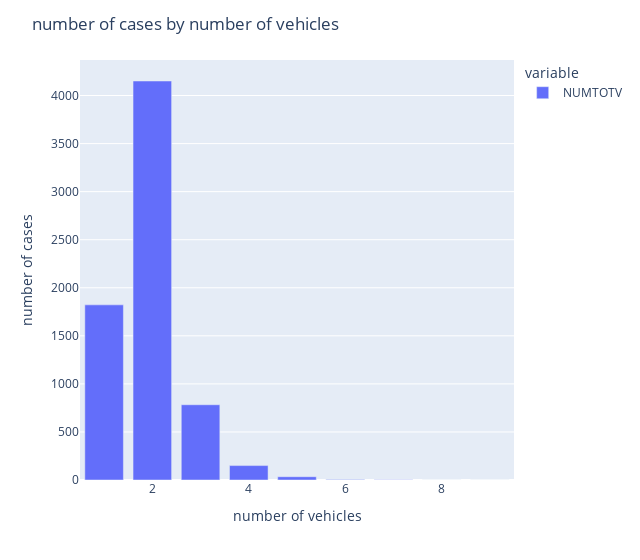

Notebook source saved alongside this figure:
### Markdown cell above
The column `SCASEID` is a unique case identifier.

The columns `SUMMARY_EN` and `SUMMARY_GE` are strings representing the verbal descriptions of the accident
in English and German, respectively.

`NUMTOTV` is the number of vehicles involved in the case. Let's have a look at the distribution of this feature:

### Code cell
fig = px.bar(df["NUMTOTV"].value_counts().sort_index(), width=640)
fig.update_layout(title="number of cases by number of vehicles", xaxis_title="number of vehicles",
                  yaxis_title="number of cases")
fig.show(config={"toImageButtonOptions": {"format": 'svg', "filename": "num_vehicles"}})
# fig.write_image("12 - NLP Using Transformers/figs/num_vehicles.svg")

### Figure 1 — Plotly figure (JSON) as saved in the notebook; plotly's stock layout.template omitted (floating-point values rounded to 4 significant figures)
{"data": [{"alignmentgroup": "True", "hovertemplate": "variable=NUMTOTV<br>index=%{x}<br>value=%{y}<extra></extra>", "legendgroup": "NUMTOTV", "marker": {"color": "#636efa", "pattern": {"shape": ""}}, "name": "NUMTOTV", "offsetgroup": "NUMTOTV", "orientation": "v", "showlegend": true, "textposition": "auto", "type": "bar", "x": [1, 2, 3, 4, 5, 6, 7, 8, 9], "xaxis": "x", "y": [1822, 4151, 783, 150, 34, 5, 2, 1, 1], "yaxis": "y"}], "layout": {"barmode": "relative", "legend": {"title": {"text": "variable"}, "tracegroupgap": 0}, "margin": {"t": 60}, "title": {"text": "number of cases by number of vehicles"}, "width": 640, "xaxis": {"anchor": "y", "domain": [0, 1], "title": {"text": "number of vehicles"}}, "yaxis": {"anchor": "x", "domain": [0, 1], "title": {"text": "number of cases"}}}}
